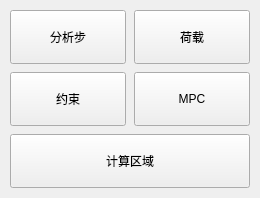
<?xml version="1.0" encoding="UTF-8"?>
<ui version="4.0">
 <class>AnalysisSummaryPanelClass</class>
 <widget class="QWidget" name="AnalysisSummaryPanelClass">
  <layout class="QVBoxLayout" name="rootLayout">
   <property name="leftMargin"><number>0</number></property>
   <property name="topMargin"><number>0</number></property>
   <property name="rightMargin"><number>0</number></property>
   <property name="bottomMargin"><number>0</number></property>
   <item>
    <widget class="QFrame" name="analysisParameterCard">
     <layout class="QGridLayout" name="actionsLayout">
      <property name="leftMargin"><number>10</number></property>
      <property name="topMargin"><number>10</number></property>
      <property name="rightMargin"><number>10</number></property>
      <property name="bottomMargin"><number>10</number></property>
      <property name="horizontalSpacing"><number>8</number></property>
      <property name="verticalSpacing"><number>8</number></property>
      <item row="0" column="0">
       <widget class="QPushButton" name="stepsButton">
        <property name="text"><string>分析步</string></property>
        <property name="minimumSize"><size><width>116</width><height>54</height></size></property>
       </widget>
      </item>
      <item row="0" column="1">
       <widget class="QPushButton" name="loadsButton">
        <property name="text"><string>荷载</string></property>
        <property name="minimumSize"><size><width>116</width><height>54</height></size></property>
       </widget>
      </item>
      <item row="1" column="0">
       <widget class="QPushButton" name="constraintsButton">
        <property name="text"><string>约束</string></property>
        <property name="minimumSize"><size><width>116</width><height>54</height></size></property>
       </widget>
      </item>
      <item row="1" column="1">
       <widget class="QPushButton" name="mpcsButton">
        <property name="text"><string>MPC</string></property>
        <property name="minimumSize"><size><width>116</width><height>54</height></size></property>
       </widget>
      </item>
      <item row="2" column="0" colspan="2">
       <widget class="QPushButton" name="regionsButton">
        <property name="text"><string>计算区域</string></property>
        <property name="minimumSize"><size><width>116</width><height>54</height></size></property>
       </widget>
      </item>
     </layout>
    </widget>
   </item>
  </layout>
 </widget>
 <resources/>
 <connections/>
</ui>
